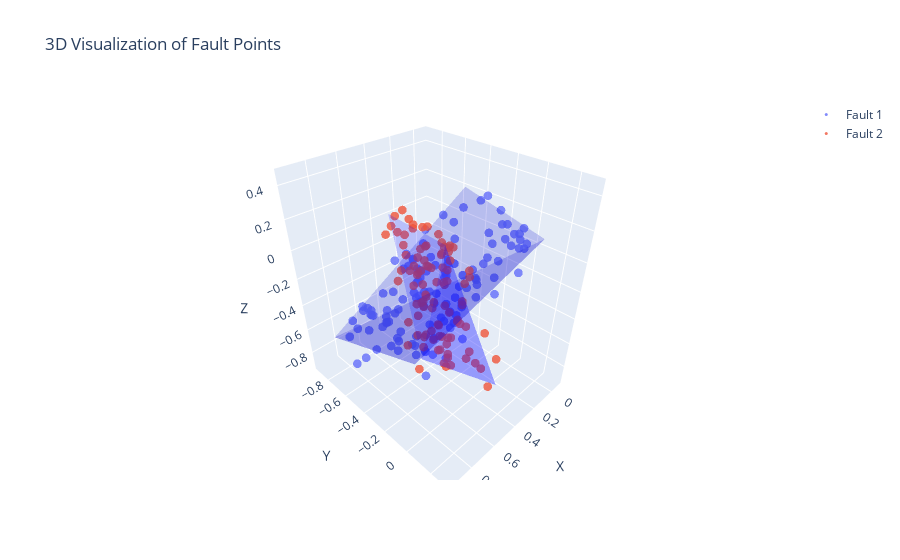

Notebook cell for this chart:
### Code cell
n_simple_faults = 0
n_bent_faults = 0
n_cross_faults = 1
n_Y_faults = 0
n_parallel_faults = 0
n_structures = 0

# Generate fault metadata 
fault_metadata_list = generate_faults_metadata(n_simple_faults, n_bent_faults, n_cross_faults, n_Y_faults, n_parallel_faults, n_structures, eps_center=0.5, domain_scale=1, VERBOSE=True)

# Generate point cloud for the fault 
fault_points_list, labels = generate_point_list_from_metadata_list(fault_metadata_list, n_simple_faults, n_bent_faults, n_cross_faults, n_Y_faults, n_parallel_faults)

plot_label_distribution(labels)
multi_static_plot_better(fault_points_list, fault_metadata_list, show_plane=True, show_axes=True)
multi_interactive_plot_better(fault_points_list, fault_metadata_list, show_plane=True, show_axes=False)
